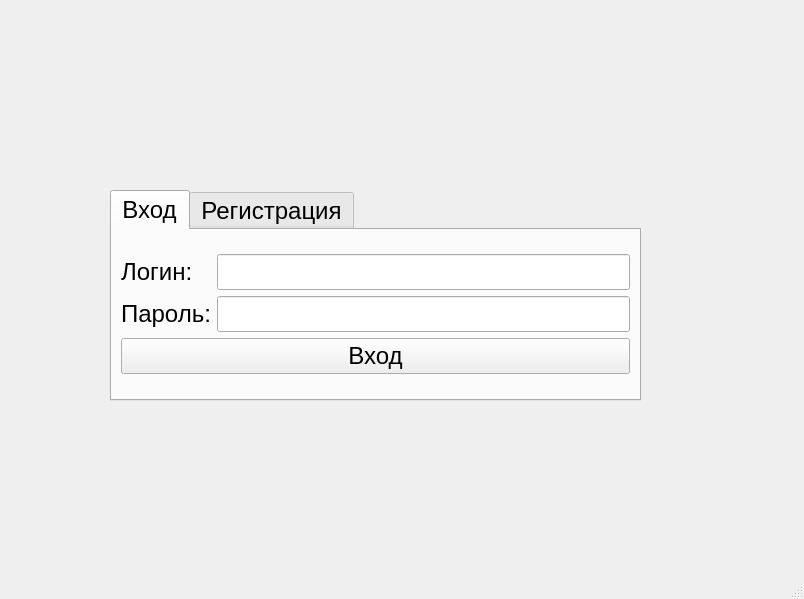
<?xml version="1.0" encoding="UTF-8"?>
<ui version="4.0">
 <class>MainWindow</class>
 <widget class="QMainWindow" name="MainWindow">
  <property name="geometry">
   <rect>
    <x>0</x>
    <y>0</y>
    <width>804</width>
    <height>599</height>
   </rect>
  </property>
  <property name="sizePolicy">
   <sizepolicy hsizetype="Fixed" vsizetype="Fixed">
    <horstretch>0</horstretch>
    <verstretch>0</verstretch>
   </sizepolicy>
  </property>
  <property name="windowTitle">
   <string>MainWindow</string>
  </property>
  <widget class="QWidget" name="centralwidget">
   <widget class="QTabWidget" name="tabWidget">
    <property name="geometry">
     <rect>
      <x>110</x>
      <y>190</y>
      <width>531</width>
      <height>211</height>
     </rect>
    </property>
    <property name="font">
     <font>
      <pointsize>18</pointsize>
     </font>
    </property>
    <property name="currentIndex">
     <number>0</number>
    </property>
    <widget class="QWidget" name="tab">
     <attribute name="title">
      <string>Вход</string>
     </attribute>
     <layout class="QGridLayout" name="gridLayout_3">
      <item row="0" column="0">
       <layout class="QGridLayout" name="gridLayout">
        <item row="0" column="0">
         <widget class="QLabel" name="label_3">
          <property name="sizePolicy">
           <sizepolicy hsizetype="Fixed" vsizetype="Fixed">
            <horstretch>0</horstretch>
            <verstretch>0</verstretch>
           </sizepolicy>
          </property>
          <property name="font">
           <font>
            <pointsize>18</pointsize>
           </font>
          </property>
          <property name="text">
           <string>Логин:</string>
          </property>
         </widget>
        </item>
        <item row="0" column="1">
         <widget class="QLineEdit" name="InputLog">
          <property name="font">
           <font>
            <pointsize>18</pointsize>
           </font>
          </property>
         </widget>
        </item>
        <item row="1" column="0">
         <widget class="QLabel" name="label_4">
          <property name="sizePolicy">
           <sizepolicy hsizetype="Fixed" vsizetype="Fixed">
            <horstretch>0</horstretch>
            <verstretch>0</verstretch>
           </sizepolicy>
          </property>
          <property name="font">
           <font>
            <pointsize>18</pointsize>
           </font>
          </property>
          <property name="text">
           <string>Пароль:</string>
          </property>
         </widget>
        </item>
        <item row="1" column="1">
         <widget class="QLineEdit" name="InputPas">
          <property name="font">
           <font>
            <pointsize>18</pointsize>
           </font>
          </property>
         </widget>
        </item>
        <item row="2" column="0" colspan="2">
         <widget class="QPushButton" name="SignIn">
          <property name="font">
           <font>
            <pointsize>18</pointsize>
           </font>
          </property>
          <property name="text">
           <string>Вход</string>
          </property>
         </widget>
        </item>
       </layout>
      </item>
     </layout>
    </widget>
    <widget class="QWidget" name="tab_2">
     <attribute name="title">
      <string>Регистрация</string>
     </attribute>
     <layout class="QGridLayout" name="gridLayout_4">
      <item row="0" column="0">
       <layout class="QGridLayout" name="gridLayout_2">
        <item row="0" column="0">
         <widget class="QLabel" name="label_2">
          <property name="sizePolicy">
           <sizepolicy hsizetype="Fixed" vsizetype="Fixed">
            <horstretch>0</horstretch>
            <verstretch>0</verstretch>
           </sizepolicy>
          </property>
          <property name="font">
           <font>
            <pointsize>18</pointsize>
           </font>
          </property>
          <property name="text">
           <string>Логин:</string>
          </property>
         </widget>
        </item>
        <item row="0" column="1">
         <widget class="QLineEdit" name="InputLog_2">
          <property name="font">
           <font>
            <pointsize>18</pointsize>
           </font>
          </property>
         </widget>
        </item>
        <item row="1" column="0">
         <widget class="QLabel" name="label">
          <property name="sizePolicy">
           <sizepolicy hsizetype="Fixed" vsizetype="Fixed">
            <horstretch>0</horstretch>
            <verstretch>0</verstretch>
           </sizepolicy>
          </property>
          <property name="font">
           <font>
            <pointsize>18</pointsize>
           </font>
          </property>
          <property name="text">
           <string>Пароль:</string>
          </property>
         </widget>
        </item>
        <item row="1" column="1">
         <widget class="QLineEdit" name="InputPas_2">
          <property name="font">
           <font>
            <pointsize>18</pointsize>
           </font>
          </property>
         </widget>
        </item>
        <item row="2" column="0" colspan="2">
         <widget class="QPushButton" name="SignUp">
          <property name="font">
           <font>
            <pointsize>18</pointsize>
           </font>
          </property>
          <property name="text">
           <string>Зарегистрироваться</string>
          </property>
         </widget>
        </item>
       </layout>
      </item>
     </layout>
    </widget>
   </widget>
  </widget>
  <widget class="QMenuBar" name="menubar">
   <property name="geometry">
    <rect>
     <x>0</x>
     <y>0</y>
     <width>804</width>
     <height>26</height>
    </rect>
   </property>
  </widget>
  <widget class="QStatusBar" name="statusbar"/>
 </widget>
 <tabstops>
  <tabstop>InputPas_2</tabstop>
  <tabstop>SignUp</tabstop>
  <tabstop>tabWidget</tabstop>
  <tabstop>InputLog_2</tabstop>
  <tabstop>InputLog</tabstop>
  <tabstop>SignIn</tabstop>
  <tabstop>InputPas</tabstop>
 </tabstops>
 <resources/>
 <connections/>
</ui>
